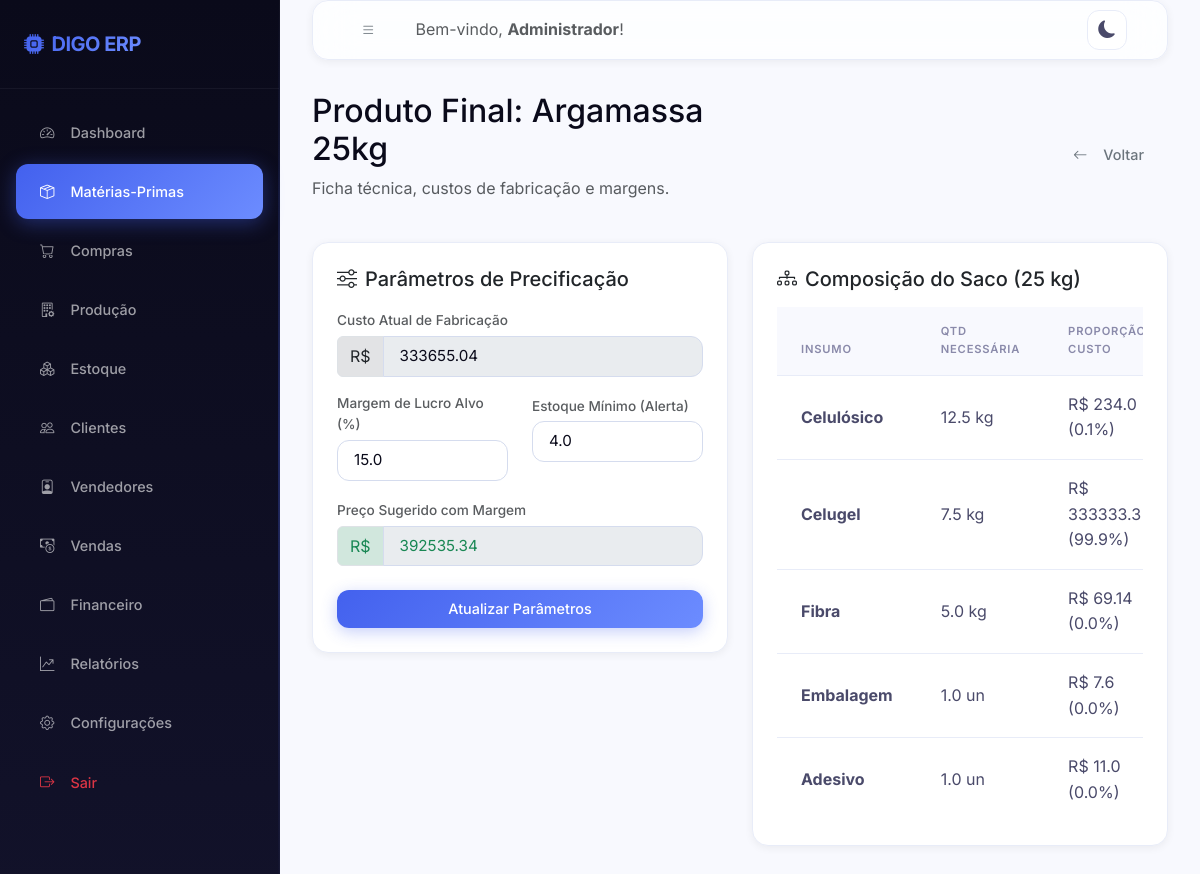
The app's page /materias-primas/produto-final (signed in), older data.
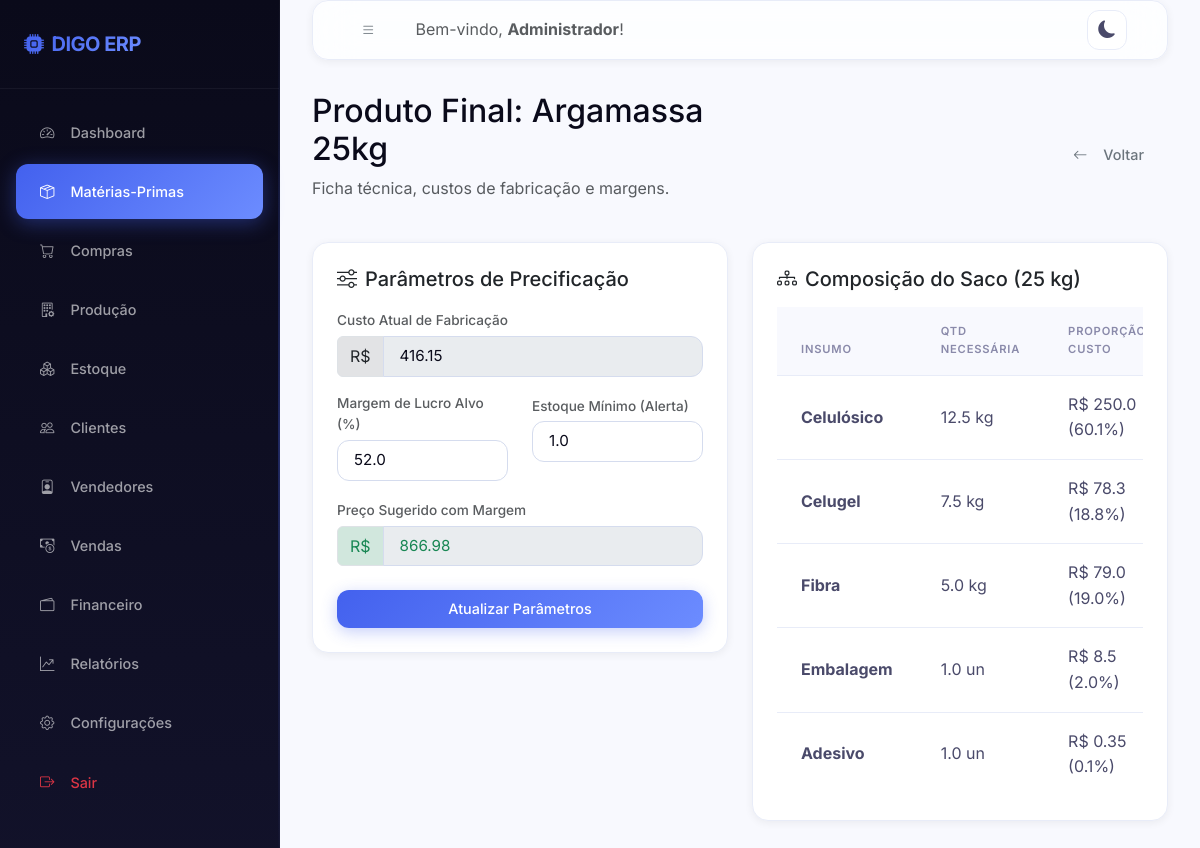
The same page, newer data.
### models/produto.py (models this page shows, shortened)
class ProdutoFinal(db.Model):
    __tablename__ = 'produto_final'
    id = db.Column(db.Integer, primary_key=True)
    nome = db.Column(db.String(100), default='Argamassa 25kg')
    peso_kg = db.Column(db.Float, default=25.0)
    estoque_atual = db.Column(db.Float, default=0.0)  # em sacos
    estoque_minimo = db.Column(db.Float, default=0.0)
    custo_calculado = db.Column(db.Float, default=0.0)   # custo total por saco
    preco_venda_padrao = db.Column(db.Float, default=0.0)
    margem_lucro_pct = db.Column(db.Float, default=15.0)
    atualizado_em = db.Column(db.DateTime, default=datetime.utcnow, onupdate=datetime.utcnow)
    @property
    def lucro_por_saco(self):
        return self.preco_venda_padrao - self.custo_calculado

### models/materia_prima.py (models this page shows, shortened)
class MateriaPrima(db.Model):
    __tablename__ = 'materias_primas'
    id = db.Column(db.Integer, primary_key=True)
    nome = db.Column(db.String(100), nullable=False)
    tipo = db.Column(db.String(30), nullable=False)  # celulosico|celugel|fibra|embalagem|adesivo
    peso_saco_kg = db.Column(db.Float, default=25.0)      # peso do saco comprado
    quantidade_uso_kg = db.Column(db.Float, default=0.0)  # kg consumidos por saco de produto
    preco_saco = db.Column(db.Float, default=0.0)          # preço por saco comprado
    frete_saco = db.Column(db.Float, default=0.0)          # frete rateado por saco
    custo_medio = db.Column(db.Float, default=0.0)         # custo médio calculado
    estoque_atual = db.Column(db.Float, default=0.0)       # em unidades (sacos ou pcs)
    estoque_minimo = db.Column(db.Float, default=0.0)
    fornecedor_id = db.Column(db.Integer, db.ForeignKey('fornecedores.id'), nullable=True)
    observacoes = db.Column(db.Text)
    atualizado_em = db.Column(db.DateTime, default=datetime.utcnow, onupdate=datetime.utcnow)
    movimentacoes = db.relationship('MovimentacaoEstoque', backref='materia_prima',
                                    lazy='dynamic',
                                    foreign_keys='MovimentacaoEstoque.materia_prima_id')
    @property
    def custo_por_kg(self):
        total_saco = self.preco_saco + self.frete_saco
        if self.peso_saco_kg and self.peso_saco_kg > 0:
            return total_saco / self.peso_saco_kg
        return 0.0
    @property
    def custo_proporcional(self):
        return self.custo_por_kg * self.quantidade_uso_kg

### routes/materias_primas.py (the view, shortened to what this page needs)
@materias_primas_bp.route('/produto-final', methods=['GET', 'POST'])
@login_required
def produto_final():
    from models.produto import ProdutoFinal
    produto = ProdutoFinal.query.first()
    breakdown = get_breakdown_custo()
    return render_template('materias_primas/produto_final.html',
                           produto=produto, breakdown=breakdown)

### models/usuario.py (called while the page is built)
    @property
    def is_admin(self):
        return self.perfil == 'admin'

### templates/materias_primas/produto_final.html (shortened to what this page needs)
{% extends 'base.html' %}
{% block content %}
<div class="row mb-4 align-items-center">
    <div class="col-sm-6">
        <h2 class="font-weight-bold">Produto Final: {{ produto.nome }}</h2>
        <p class="text-muted">Ficha técnica, custos de fabricação e margens.</p>
    </div>
    <div class="col-sm-6 text-sm-end">
        <a href="{{ url_for('materias_primas.index') }}" class="btn btn-outline-secondary"><i class="bi bi-arrow-left me-2"></i>Voltar</a>
    </div>
</div>
<div class="row g-4">
    <div class="col-md-6">
        <div class="card p-4">
            <h5 class="font-weight-bold mb-3"><i class="bi bi-sliders me-2"></i>Parâmetros de Precificação</h5>
            <form method="POST">
                <div class="mb-3">
                    <label class="form-label text-muted small">Custo Atual de Fabricação</label>
                    <div class="input-group">
                        <span class="input-group-text bg-secondary-subtle">R$</span>
                        <input type="text" class="form-control font-weight-bold" value="{{ produto.custo_calculado|round(2) }}" readonly disabled>
                    </div>
                </div>
                <div class="row">
                    <div class="col-md-6 mb-3">
                        <label for="margem_lucro_pct" class="form-label text-muted small">Margem de Lucro Alvo (%)</label>
                        <input type="number" step="0.1" class="form-control" id="margem_lucro_pct" name="margem_lucro_pct" value="{{ produto.margem_lucro_pct }}" required>
                    </div>
                    <div class="col-md-6 mb-3">
                        <label for="estoque_minimo" class="form-label text-muted small">Estoque Mínimo (Alerta)</label>
                        <input type="number" step="1" class="form-control" id="estoque_minimo" name="estoque_minimo" value="{{ produto.estoque_minimo }}" required>
                    </div>
                </div>
                <div class="mb-4">
                    <label class="form-label text-muted small">Preço Sugerido com Margem</label>
                    <div class="input-group">
                        <span class="input-group-text bg-success-subtle text-success">R$</span>
                        <input type="text" class="form-control text-success font-weight-bold" value="{{ produto.preco_venda_padrao|round(2) }}" readonly disabled>
                    </div>
                </div>
                <button type="submit" class="btn btn-primary w-100">Atualizar Parâmetros</button>
            </form>
        </div>
    </div>
    <div class="col-md-6">
        <div class="card p-4">
            <h5 class="font-weight-bold mb-3"><i class="bi bi-diagram-3 me-2"></i>Composição do Saco (25 kg)</h5>
            <div class="table-responsive">
                <table class="table table-sm">
                    <thead>
                        <tr>
                            <th>Insumo</th>
                            <th>Qtd Necessária</th>
                            <th>Proporção Custo</th>
                        </tr>
                    </thead>
                    <tbody>
                        {% for item in breakdown.breakdown %}
                        <tr>
                            <td><strong>{{ item.nome }}</strong></td>
                            <td>{{ item.qtd_uso }} {% if item.tipo in ('embalagem', 'adesivo') %}un{% else %}kg{% endif %}</td>
                            <td>R$ {{ item.custo_proporcional|round(2) }} ({{ ((item.custo_proporcional / breakdown.custo_total) * 100)|round(1) if breakdown.custo_total else 0 }}%)</td>
                        </tr>
                        {% endfor %}
                    </tbody>
                </table>
            </div>
        </div>
    </div>
</div>
{% endblock %}

Row changes from the older to the newer data that the page shows:
changed ProdutoFinal "Argamassa 25kg": custo_calculado "333655.04" → "416.15"; margem_lucro_pct "15.0" → "52.0"; estoque_minimo "4.0" → "1.0"; preco_venda_padrao "392535.34" → "866.98"
changed MateriaPrima "Celulósico": custo_proporcional "234.0" → "250.0"; custo_proporcional "0.1" → "60.1"
changed MateriaPrima "Celugel": custo_proporcional "333333.3" → "78.3"; custo_proporcional "99.9" → "18.8"
changed MateriaPrima "Fibra": custo_proporcional "69.14" → "79.0"; custo_proporcional "0.0" → "19.0"
changed MateriaPrima "Embalagem": custo_proporcional "7.6" → "8.5"; custo_proporcional "0.0" → "2.0"
changed MateriaPrima "Adesivo": custo_proporcional "11.0" → "0.35"; frete_saco "0.0" → "0.1"
